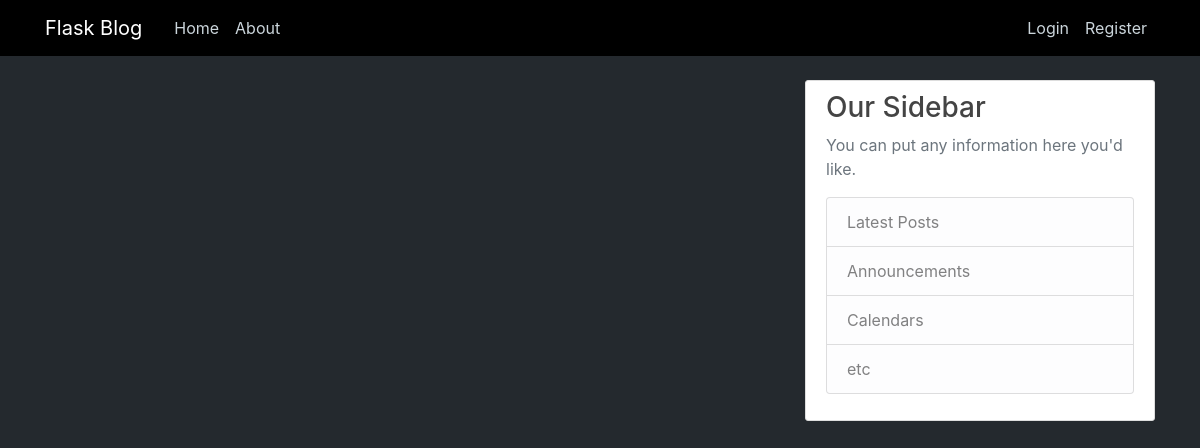
Page /home on the earlier database version.
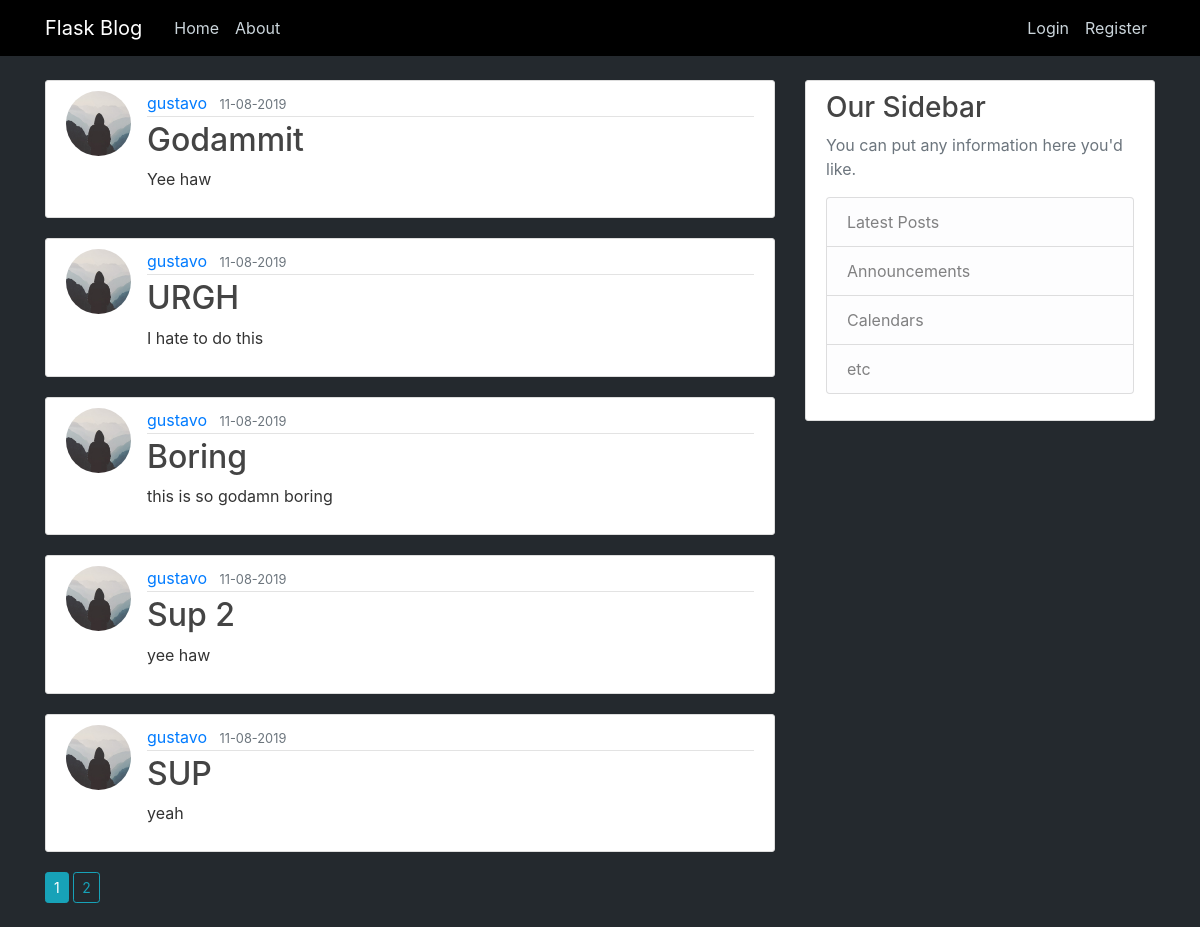
Same page on the later database version.
### flaskblog/models.py (models this page shows, shortened)
class Post(db.Model):
    id = db.Column(db.Integer, primary_key=True, autoincrement=True)
    title = db.Column(db.String(100), nullable=False)
    date_posted = db.Column(db.DateTime, nullable=False, default=datetime.utcnow)
    content = db.Column(db.Text, nullable=False)
    user_id = db.Column(db.Integer, db.ForeignKey('user.id'), nullable=False)

class User(db.Model, UserMixin):
    id = db.Column(db.Integer, primary_key=True, autoincrement=True)
    username = db.Column(db.String(20), unique=True, nullable=False)
    email = db.Column(db.String(120), unique=True, nullable=False)
    image_file = db.Column(db.String(20), nullable=False, default='default.jpg')
    password = db.Column(db.String(60), nullable=False)
    posts = db.relationship('Post', backref='author', lazy=True)

### flaskblog/routes.py (the view)
@app.route('/')
@app.route('/home')
def home():
    page = request.args.get('page', 1, type=int)
    posts = Post.query.order_by(Post.date_posted.desc()).paginate(per_page=5, page=page)
    return render_template('home.html', posts=posts)

### flaskblog/templates/home.html
{% extends "layout.html" %}
{% block content %}
    {% for post in posts.items %}
        <article class="media content-section">
            <img class="rounded-circle article-img" src="{{ url_for('static', filename='profile_pics/' + post.author.image_file) }}">
            <div class="media-body">
                <div class="article-metadata">
                    <a class="mr-2" href="{{ url_for('user_posts', username=post.author.username) }}">{{ post.author.username }}</a>
                    <small class="text-muted">{{ post.date_posted.strftime('%d-%m-%Y') }}</small>
                </div>
                <h2><a class="article-title" href="{{ url_for('post', post_id=post.id) }}">{{ post.title }}</a></h2>
                <p class="article-content">{{ post.content }}</p>
            </div>
        </article>
    {% endfor %}
    <div class="">
        {% for page_num in posts.iter_pages(left_edge=1, right_edge=1, left_current=1, right_current=2) %}
            {% if page_num  %}
                <a class="btn btn-sm {% if posts.page == page_num %}btn-info{% else %}btn-outline-info{% endif %} mb-4" href="{{ url_for('home', page=page_num) }}">{{ page_num }}</a>
            {% else %}
                <strong>...</strong>
            {% endif %}
        {% endfor %}
    </div>
{% endblock content %}

### flaskblog/templates/layout.html (shortened to what this page needs)
<!DOCTYPE html>
<html>
<head>
    <link rel="stylesheet" href="https://maxcdn.bootstrapcdn.com/bootstrap/4.0.0/css/bootstrap.min.css">
    <link rel="stylesheet" type="text/css" href="{{ url_for('static', filename='css/main.css') }}">
</head>
<body>
    <header class="site-header">
      <nav class="navbar navbar-expand-md navbar-dark bg-steel fixed-top">
        <div class="container">
          <a class="navbar-brand mr-4" href="{{ url_for('home') }}">Flask Blog</a>
          <div class="collapse navbar-collapse" id="navbarToggle">
            <div class="navbar-nav mr-auto">
              <a class="nav-item nav-link" href="{{ url_for('home') }}">Home</a>
              <a class="nav-item nav-link" href="{{ url_for('about') }}">About</a>
            </div>
            <div class="navbar-nav">
                {% if current_user.is_authenticated %}
                    <a href="{{ url_for('new_post') }}" class="nav-item nav-link">New Post</a>
                    <a href="{{ url_for('account') }}" class="nav-item nav-link">Account</a>
                    <a href="{{ url_for('logout') }}" class="nav-item nav-link">Logout</a>
                {% else %}
              <a class="nav-item nav-link" href="{{ url_for('login') }}">Login</a>
              <a class="nav-item nav-link" href="{{ url_for('register') }}">Register</a>
                {% endif %}
            </div>
          </div>
        </div>
      </nav>
    </header>
    <main role="main" class="container">
      <div class="row">
        <div class="col-md-8">
          {% block content %}{% endblock %}
        </div>
        <div class="col-md-4">
          <div class="content-section">
            <h3>Our Sidebar</h3>
            <p class='text-muted'>You can put any information here you'd like.
              <ul class="list-group">
                <li class="list-group-item list-group-item-light">Latest Posts</li>
                <li class="list-group-item list-group-item-light">Announcements</li>
                <li class="list-group-item list-group-item-light">Calendars</li>
                <li class="list-group-item list-group-item-light">etc</li>
              </ul>
            </p>
          </div>
        </div>
      </div>
    </main>
</body>
</html>

### flaskblog/static/css/main.css (style rules this page uses)
body { background: #24292e; color: #333333; margin-top: 5rem; }
h1, h2, h3, h4, h5, h6 { color: #444444; }
.bg-steel { background-color: #000000; }
.site-header .navbar-nav .nav-link { color: #cbd5db; }
.content-section { background: #ffffff; padding: 10px 20px; border: 1px solid #dddddd; border-radius: 3px; margin-bottom: 20px; }
.article-title { color: #444444; }
.article-content { white-space: pre-line; }
.article-img { height: 65px; width: 65px; margin-right: 16px; }
.article-metadata { padding-bottom: 1px; margin-bottom: 4px; border-bottom: 1px solid #e3e3e3 }

Differences in the rows shown:
added Post: image_file (placeholder picture), author.username "gustavo", date_posted "11-08-2019", title "Godammit", content "Yee haw"
added Post: image_file (placeholder picture), author.username "gustavo", date_posted "11-08-2019", title "URGH", content "I hate to do this"
added Post: image_file (placeholder picture), author.username "gustavo", date_posted "11-08-2019", title "Boring", content "this is so godamn boring"
added Post: image_file (placeholder picture), author.username "gustavo", date_posted "11-08-2019", title "Sup 2", content "yee haw"
added Post: image_file (placeholder picture), author.username "gustavo", date_posted "11-08-2019", title "SUP", content "yeah"
Other differences:
new list line: "1"
new list line: "2"
